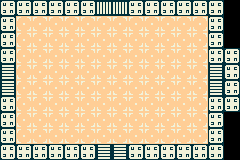

The image is a tile-based game level rendered from a .tmx file. Its description and complete source (layers, tilesets, objects, tile grids) follow:
An orthogonal 15x10 tile map with 16x16 px tiles, 1 tile layer (Tile Layer 1).

<map version="1.9" tiledversion="1.9.2" orientation="orthogonal" renderorder="right-down" width="15" height="10" tilewidth="16" tileheight="16" infinite="0" nextlayerid="2" nextobjectid="1">
 <tileset firstgid="1" source="basic.tsx" />
 <layer id="1" name="Tile Layer 1" width="15" height="10">
  <data encoding="csv">
2,2,2,2,2,2,4,4,2,2,2,2,2,2,0,
2,1,1,1,1,1,1,1,1,1,1,1,1,2,0,
2,1,1,1,1,1,1,1,1,1,1,1,1,2,0,
2,1,1,1,1,1,1,1,1,1,1,1,1,2,2,
3,1,1,1,1,1,1,1,1,1,1,1,1,3,2,
3,1,1,1,1,1,1,1,1,1,1,1,1,3,2,
2,1,1,1,1,1,1,1,1,1,1,1,1,2,2,
2,1,1,1,1,1,1,1,1,1,1,1,1,2,0,
2,1,1,1,1,1,1,1,1,1,1,1,1,2,0,
2,2,2,2,2,2,3,3,2,2,2,2,2,2,0
</data>
 </layer>
</map>